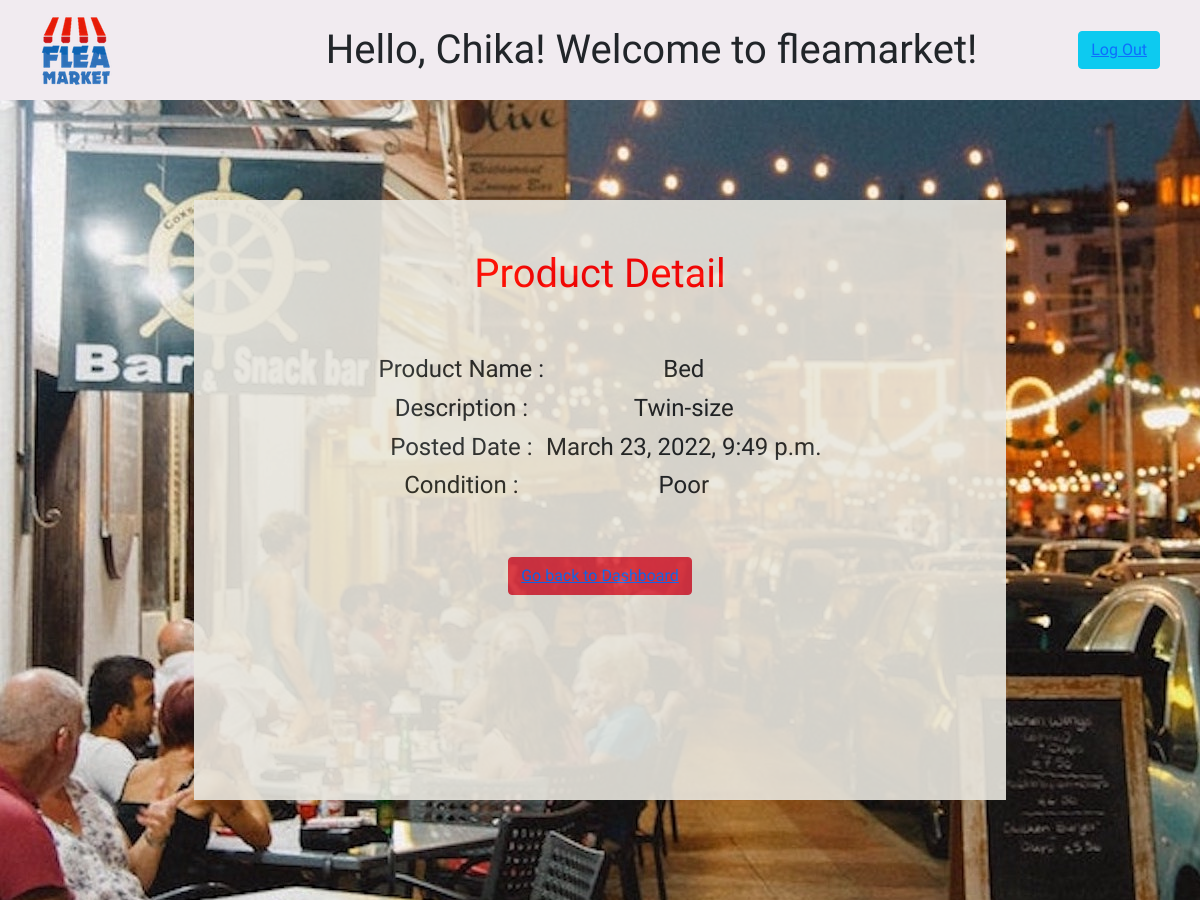
Page /products/detail/6 (signed in) on the earlier database version.
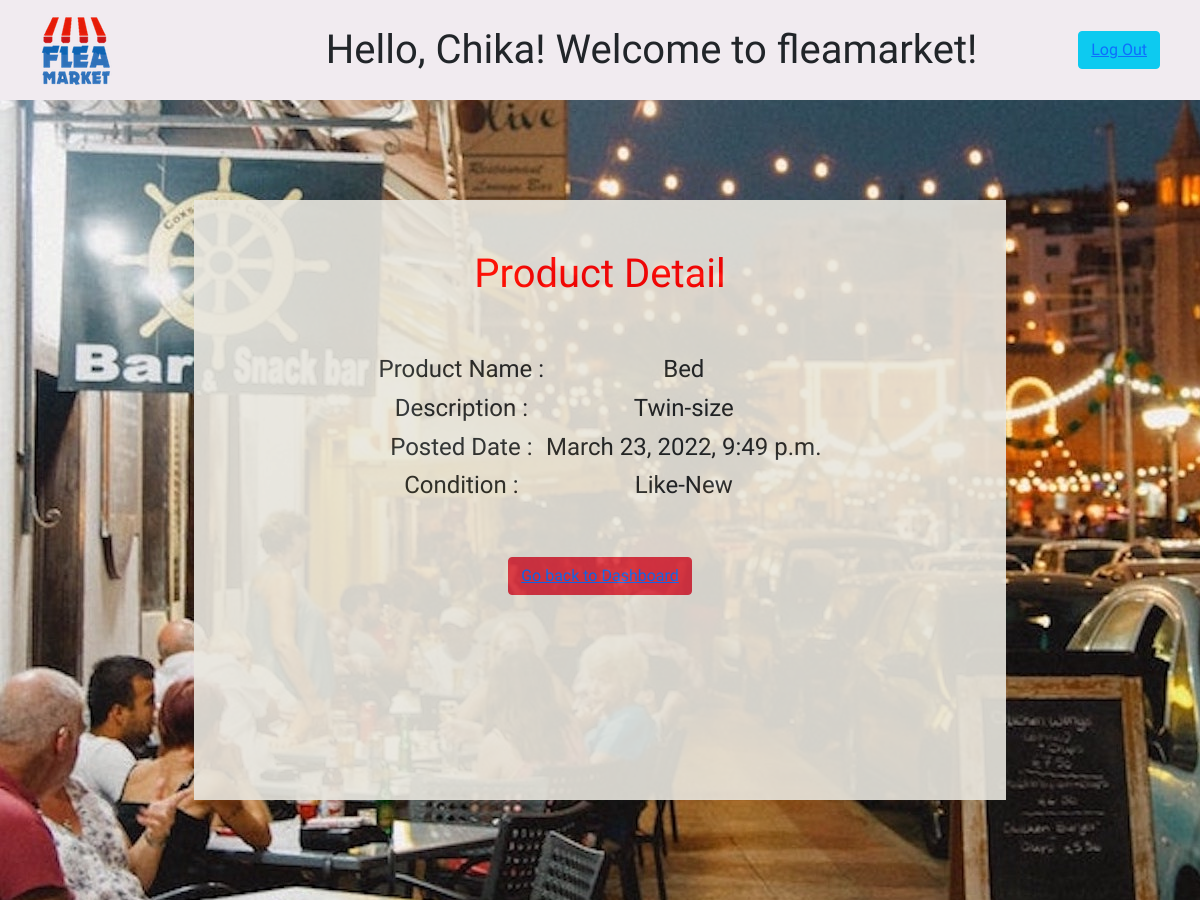
Same page on the later database version.
### koukan_app/models.py (models this page shows)
class Product(models.Model):
    product_name = models.CharField(max_length=45)
    description = models.CharField(max_length=255)
    condition = models.CharField(max_length=255)
    user = models.ForeignKey(User, related_name = "products",on_delete=models.CASCADE)
    created_at = models.DateTimeField(auto_now_add=True)
    updated_at = models.DateTimeField(auto_now=True)
    objects= ProductManager()

### koukan_app/views.py (the view)
# urls.py: path('products/detail/<int:id>', views.detail),
def detail(request, id):
    product = Product.objects.get(id=id)
    user = User.objects.get(id = request.session['user_id'])
    context = {
        "user" :user,
        "product": product,
    }
    return render(request,'product_detail.html', context)

### koukan_app/templates/product_detail.html (shortened to what this page needs)
<!DOCTYPE html>
<html lang="en">
<head>
    <link href="https://cdn.jsdelivr.net/npm/bootstrap@5.1.3/dist/css/bootstrap.min.css" rel="stylesheet">
    {% load static %}
    <link rel="stylesheet" href="{%static 'css/style.css'%}">
</head>
<body>
    <div id="header">
        {% load static %}
        <a href="/products"><img src="{% static "imgs/fleamarket.png" %}" alt="logo"/></a>
        <span style="font-size: 250%">Hello,  {{user.first_name}}! Welcome to fleamarket!</span>
        <button type="button" class="btn btn-info"><a href="/logout">Log Out</a></button>
    </div>
    <div id="wrapper">
        <div id="middle-wrapper">
        <h1>Product Detail</h1>
            <table>
                <tbody>
                    <th>  <h4>Product Name :</h4></th>
                    <th>  <h4>{{ product.product_name }}</h4></th>
                </tbody>
                <tbody>
                    <th>  <h4>Description :</h4></th>
                    <th>  <h4>{{ product.description}}</h4></th>
                </tbody>
                <tbody>
                    <th>  <h4>Posted Date :</h4></th>
                    <th>  <h4>{{ product.created_at}}</h4></th>
                <tbody>
                    <th>  <h4>Condition :</h4></th>
                    <th>  <h4>{{ product.condition}}</h4></th>
                </tbody>
            </table>
            <button type="button" class="btn btn-danger"><a href="/products">Go back to Dashboard</a></button>
        </div>
    </div>
</body>
</html>

Differences in the rows shown:
changed Product "Bed": condition "Poor" → "Like-New"
